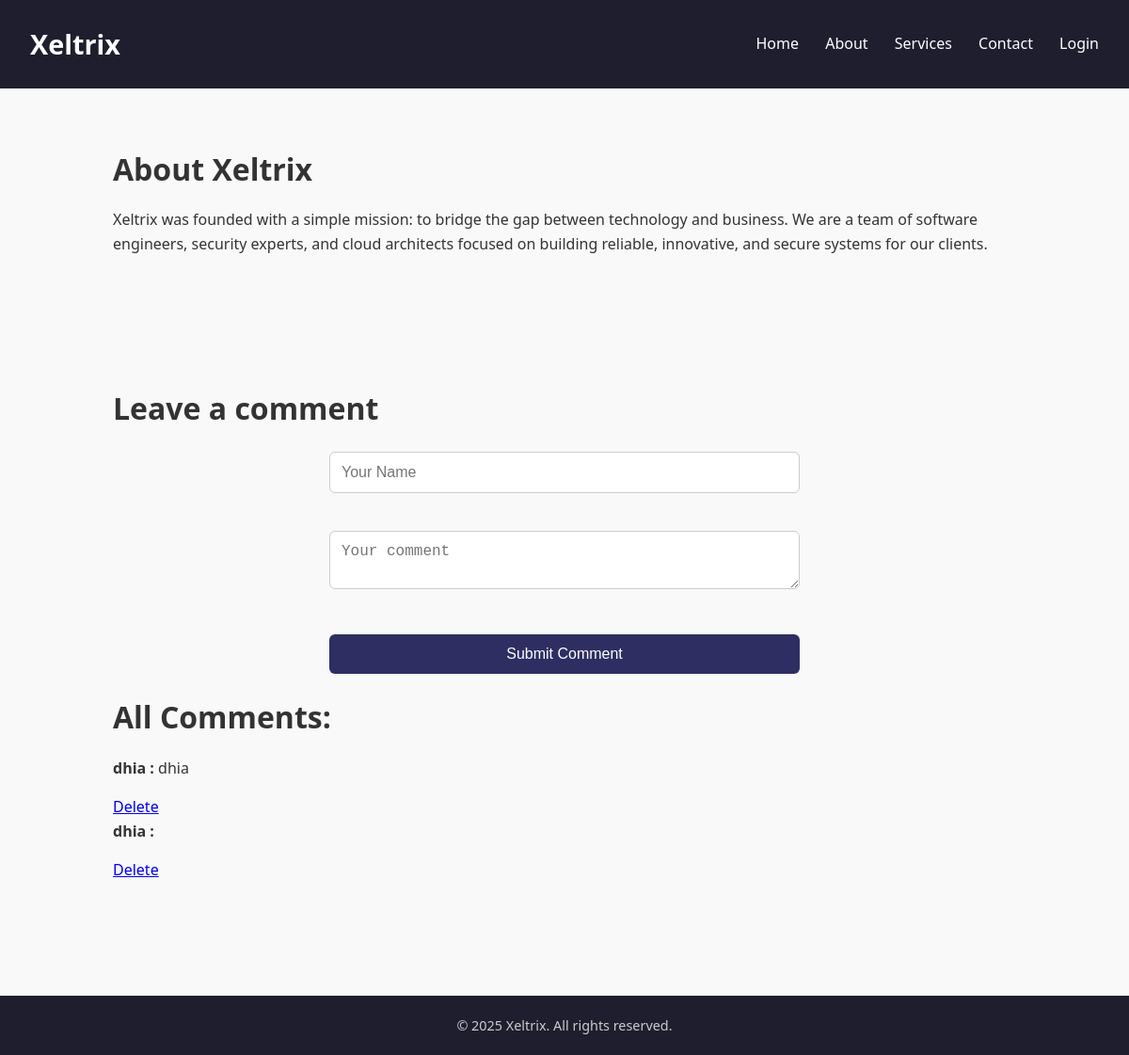
Page /about.php on the committed database.
### tables this page shows
CREATE TABLE `comments` (
  `id` int(11) NOT NULL,
  `name` varchar(100) DEFAULT NULL,
  `comment` text DEFAULT NULL
);

### about.php (the view, shortened to what this page needs)
<?php
include 'config.php';
?>
<!DOCTYPE html>
<html lang="en">
<head>
  <link rel="stylesheet" href="style.css" />
</head>
<body>
  <header>
    <h1>Xeltrix</h1>
    <nav>
      <a href="index.html">Home</a>
      <a href="about.php">About</a>
      <a href="services.html">Services</a>
      <a href="contact.php">Contact</a>
      <a href="login.html">Login</a>
    </nav>
  </header>
  <section class="section">
    <h2>About Xeltrix</h2>
    <p>Xeltrix was founded with a simple mission: to bridge the gap between technology and business. We are a team of software engineers, security experts, and cloud architects focused on building reliable, innovative, and secure systems for our clients.</p>
  </section>
  <section class="section">
    <h2>Leave a comment</h2>
    <form action="about.php" method="POST">
      <input type="text" name="name" placeholder="Your Name" required /><br><br>
      <textarea name="comment" placeholder="Your comment" required></textarea><br><br>
      <button type="submit">Submit Comment</button>
    </form>
    <h2>All Comments:</h2>
    <div id="comments">
      <?php
      $result = $conn->query("SELECT name, comment FROM comments ORDER BY id DESC");
      while ($row = $result->fetch_assoc()) {
          echo "<p><strong>" . $row['name'] . ":</strong> " . $row['comment'] . "</p>";
          echo "<a href='delete_comment.php?id=" . $row['id'] . "'>Delete</a>";
      }
      ?>
    </div>
  </section>
  <footer>
    &copy; 2025 Xeltrix. All rights reserved.
  </footer>
</body>
</html>

### style.css (style rules this page uses)
* { margin: 0; padding: 0; box-sizing: border-box; }
body { font-family: 'Segoe UI', Tahoma, Geneva, Verdana, sans-serif; background-color: #f9f9f9; color: #333; line-height: 1.6; }
header { background-color: #1e1e2f; color: white; padding: 1.5rem 2rem; display: flex; justify-content: space-between; align-items: center; flex-wrap: wrap; }
header h1 { font-size: 1.8rem; }
nav a { color: white; margin-left: 1.5rem; text-decoration: none; font-weight: 500; }
.section { padding: 60px 20px; max-width: 1000px; margin: auto; }
.section h2, .section h3 { font-size: 2rem; margin-bottom: 1rem; }
.section p, .section li { font-size: 1rem; margin-bottom: 1rem; }
form { max-width: 500px; margin: 20px auto; }
form input, form textarea { width: 100%; padding: 12px; margin-bottom: 15px; border: 1px solid #ccc; border-radius: 6px; font-size: 1rem; }
form button { width: 100%; padding: 12px; background-color: #2e2e63; color: white; border: none; border-radius: 6px; font-size: 1rem; cursor: pointer; }
footer { background-color: #1e1e2f; color: #ccc; text-align: center; padding: 20px; font-size: 0.9rem; margin-top: 60px; }

### rows in the picture
comments: name "dhia", comment "dhia"
comments: name "dhia"
